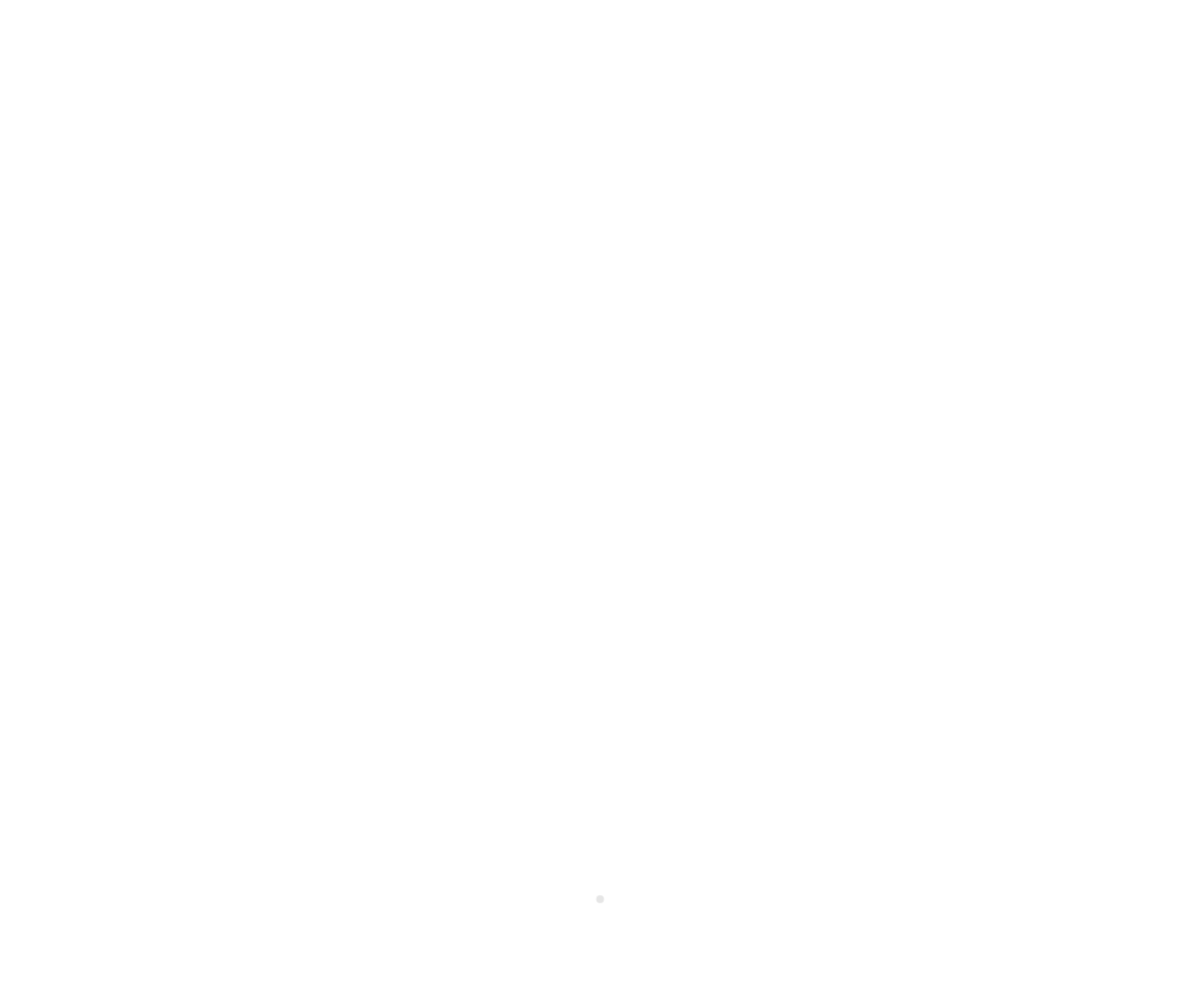
Frame 1 (no input)
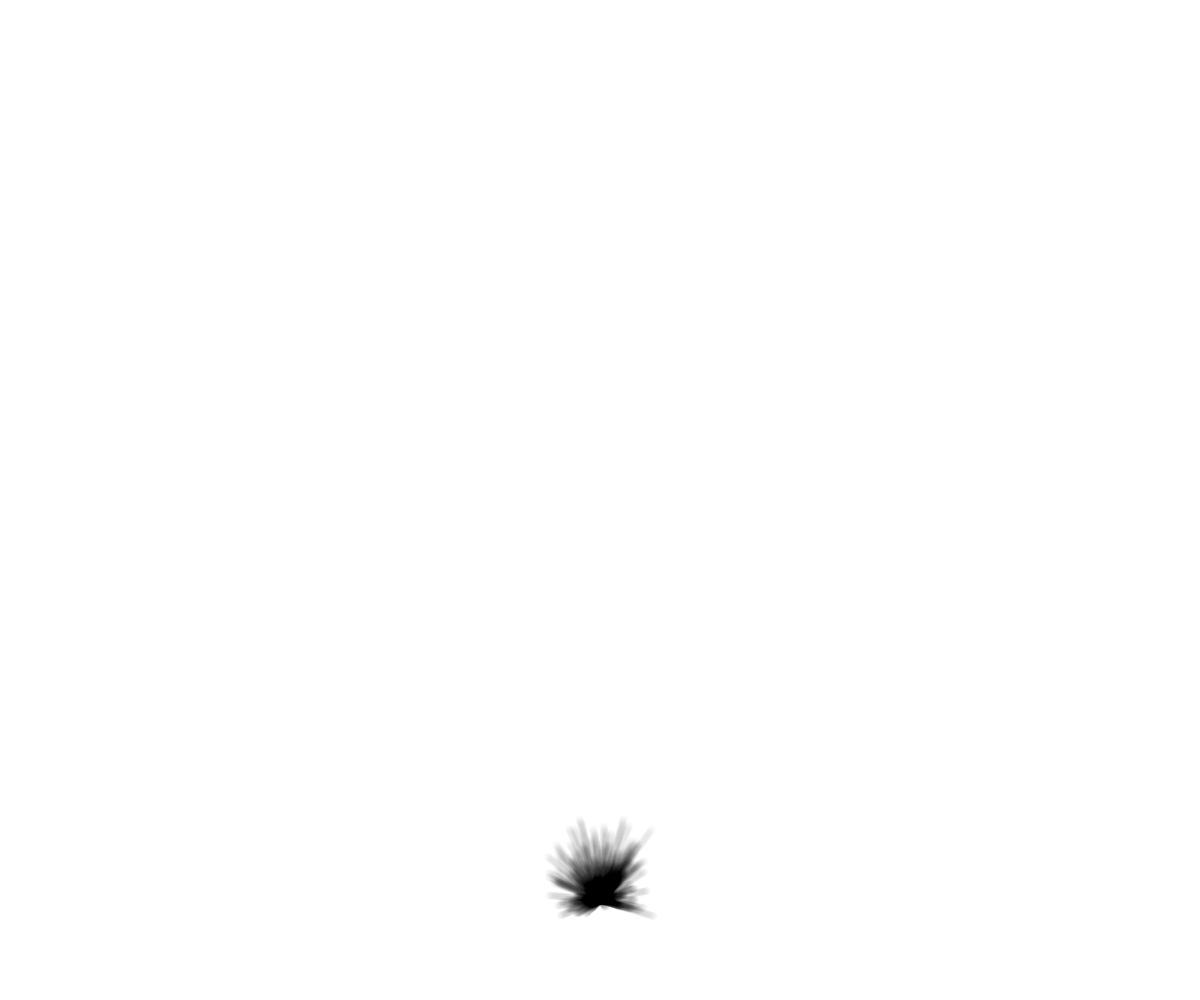
Frame 60 (no input)
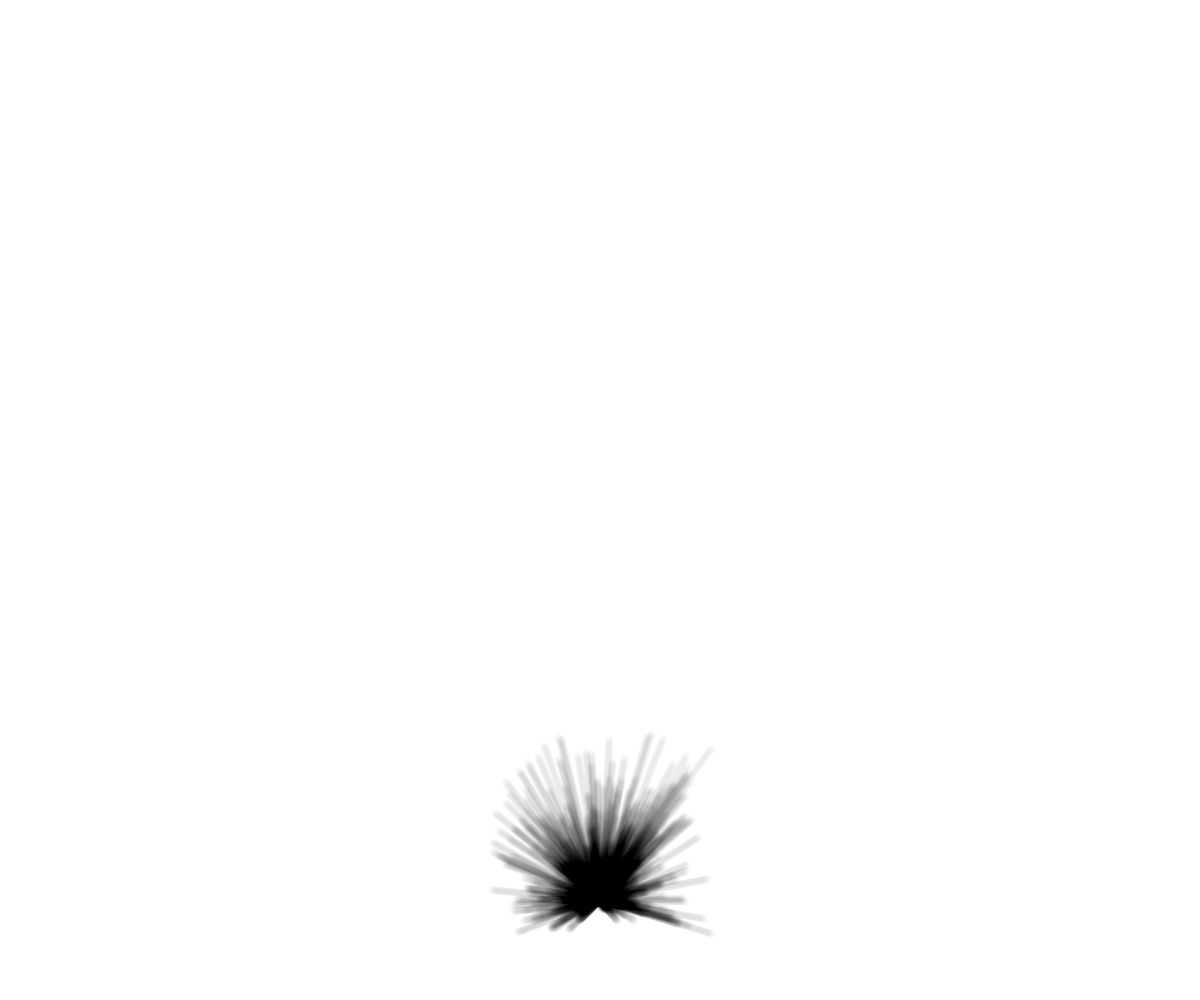
Frame 120 (the mouse pressed at the canvas centre since frame 60)

The p5.js sketch that drew these frames (run headless with seeded random() and noise() and a simulated clock; from frame 60 on, the mouse is pressed at the canvas centre):

// p5.js sketch
// ── sketch.js
let particles = [];

function setup() {
	createCanvas(windowWidth, windowHeight);
	// colorMode(HSB);
	background(255);
	p = new Particle();
	particles.push(p);
}

function draw() {
	// background(0);
	for (let i = 0; i < 5; i++) {
		p = new Particle();
		particles.push(p);
	}
	for (let i =particles.length - 1; i > 0; i--) {
		particles[i].update();
		particles[i].show();
		if (particles[i].finished()) {
			particles.splice(i, 1);
		}
	}
}

class Particle {

	constructor() {
		this.x = width/2;
		this.y = height*0.9;
		this.vx = random(-1, 1);
		this.vy = random(-1.5, 0.3);
		this.diameter = 8;
		this.alpha = 5;
		// this.color = [random(360), random(80, 100), random(80, 100)];
		let shade = 0;
		this.color = [shade, shade, shade];
	}

	finished() {
		return this.alpha < 0;
	}

	update() {
		this.x += this.vx;
		this.y += this.vy;
		this.alpha -= 0.01;
	}

	show() {
		// stroke(255);
		noStroke();
		fill(this.color[0], this.color[1], this.color[2], this.alpha);
		ellipse(this.x, this.y, this.diameter);
		
	}
}
